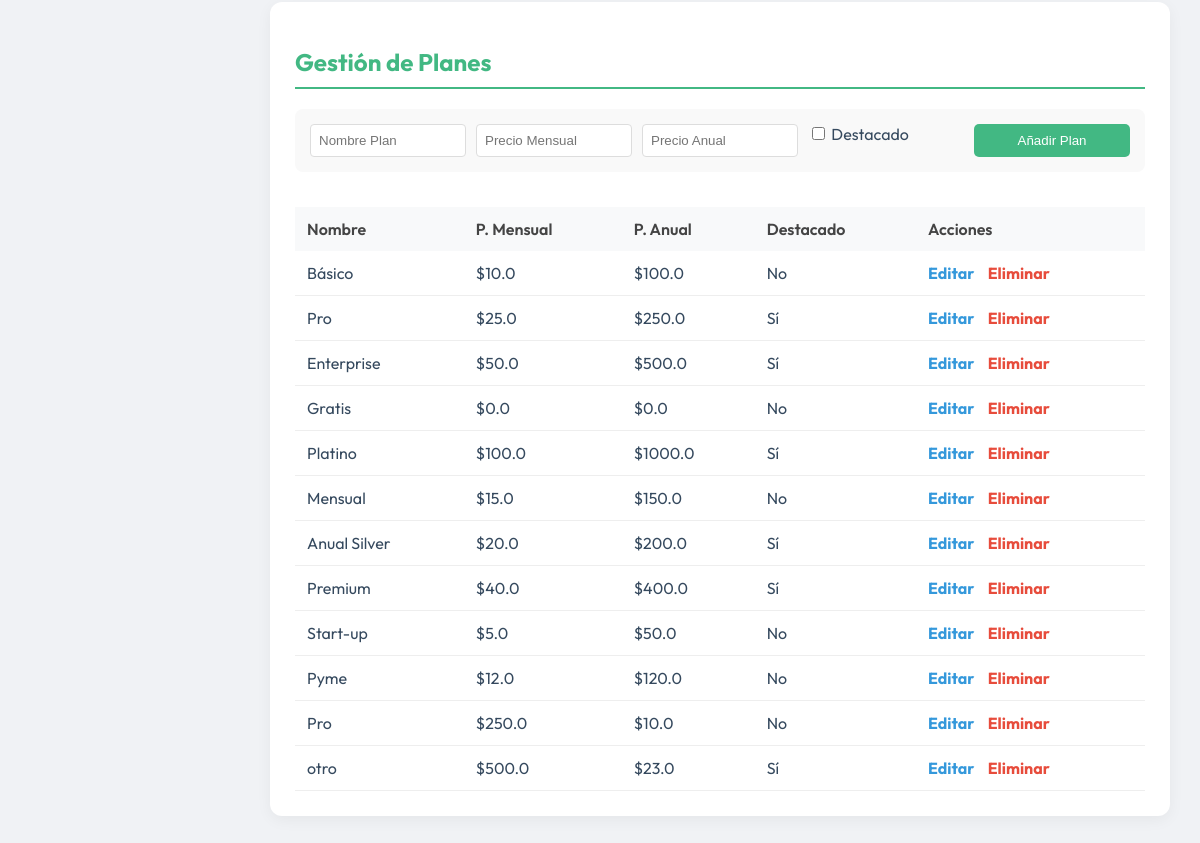
Page /admin (signed in, lower part) on the earlier database version.
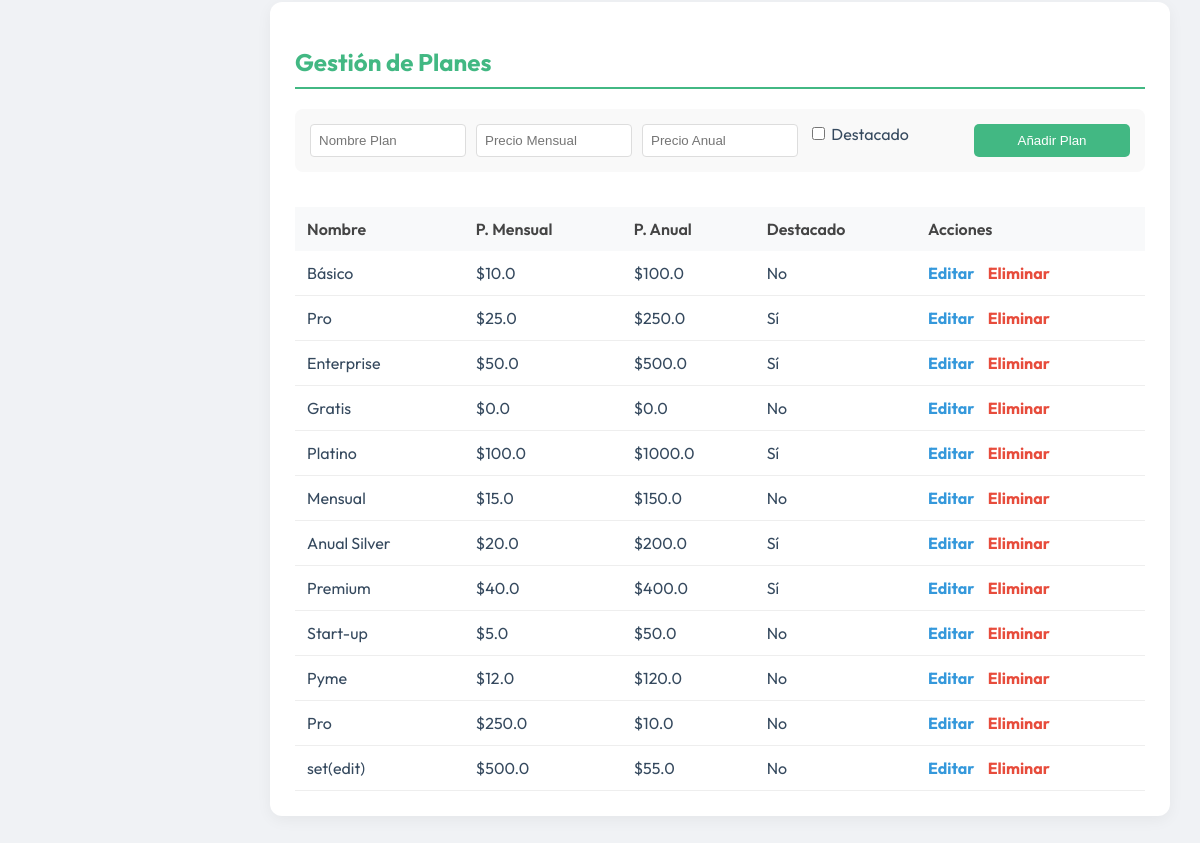
Same page on the later database version.
### tables this page shows
CREATE TABLE planes (
            id INTEGER PRIMARY KEY AUTOINCREMENT,
            nombre TEXT NOT NULL,
            precio_mensual REAL NOT NULL,
            precio_anual REAL NOT NULL,
            sello_destacado INTEGER DEFAULT 0
        );

### app.py (the view)
@app.route('/admin')
def admin_dashboard():
    if session.get('user_role') != 'admin':
        return redirect(url_for('login'))
    counts = {
        'usuarios': query_db('SELECT COUNT(*) as c FROM usuarios', one=True)['c'],
        'empresas': query_db('SELECT COUNT(*) as c FROM empresas', one=True)['c'],
        'rubros': query_db('SELECT COUNT(*) as c FROM rubros', one=True)['c'],
        'planes': query_db('SELECT COUNT(*) as c FROM planes', one=True)['c']
    }
    all_empresas = query_db('''
        SELECT e.*, r.nombre as rubro_nombre, u.nombre as usuario_nombre
        FROM empresas e
        LEFT JOIN rubros r ON e.rubro_id = r.id
        LEFT JOIN usuarios u ON e.usuario_id = u.id
    ''')
    all_usuarios = query_db('SELECT * FROM usuarios')
    all_rubros = query_db('SELECT * FROM rubros')
    all_planes = query_db('SELECT * FROM planes')
    return render_template('admin.html',
                         counts=counts,
                         empresas=all_empresas,
                         usuarios=all_usuarios,
                         rubros=all_rubros,
                         planes=all_planes)

### app.py (called while the page is built)
def get_db():
    db = getattr(g, '_database', None)
    if db is None:
        db = g._database = sqlite3.connect(DATABASE)
        db.row_factory = sqlite3.Row
    return db

@app.teardown_appcontext
def close_connection(exception):
    db = getattr(g, '_database', None)
    if db is not None:
        db.close()

def query_db(query, args=(), one=False):
    cur = get_db().execute(query, args)
    rv = cur.fetchall()
    cur.close()
    return (rv[0] if rv else None) if one else rv

### templates/admin.html (shortened to what this page needs)
<!DOCTYPE html>
<html lang="es">
<head>
    <link rel="stylesheet" href="{{ url_for('static', filename='css/vue-theme.css') }}">
</head>
<body>
    <div class="main-content">
        <div class="section-card" id="sec-planes">
            <h2 class="vue-text-green">Gestión de Planes</h2>
            <form class="form-inline" action="{{ url_for('add_plan') }}" method="POST">
                <input type="text" name="nombre" placeholder="Nombre Plan" required>
                <input type="number" name="precio_m" placeholder="Precio Mensual" step="0.01" required>
                <input type="number" name="precio_a" placeholder="Precio Anual" step="0.01" required>
                <label><input type="checkbox" name="destacado" value="1"> Destacado</label>
                <button type="submit" class="btn-add">Añadir Plan</button>
            </form>
            <div class="table-container">
                <table>
                    <thead>
                        <tr><th>Nombre</th><th>P. Mensual</th><th>P. Anual</th><th>Destacado</th><th>Acciones</th></tr>
                    </thead>
                    <tbody>
                        {% for p in planes %}
                        <tr>
                            <td>{{ p.nombre }}</td>
                            <td>${{ p.precio_mensual }}</td>
                            <td>${{ p.precio_anual }}</td>
                            <td>{{ 'Sí' if p.sello_destacado else 'No' }}</td>
                        <td style="white-space: nowrap;">
                            <a href="{{ url_for('edit_plan', id=p.id) }}" style="color: #3498db; margin-right: 10px; font-weight: bold; text-decoration: none;">Editar</a>
                            <a href="{{ url_for('delete_plan', id=p.id) }}" class="btn-del">Eliminar</a>
                        </td>
                        </tr>
                        {% endfor %}
                    </tbody>
                </table>
            </div>
        </div>
    </div>
</body>
</html>

Differences in the rows shown:
removed planes: nombre "otro", precio_mensual "500.0", precio_anual "23.0", sello_destacado "Sí"
added planes: nombre "set(edit)", precio_mensual "500.0", precio_anual "55.0", sello_destacado "No"
